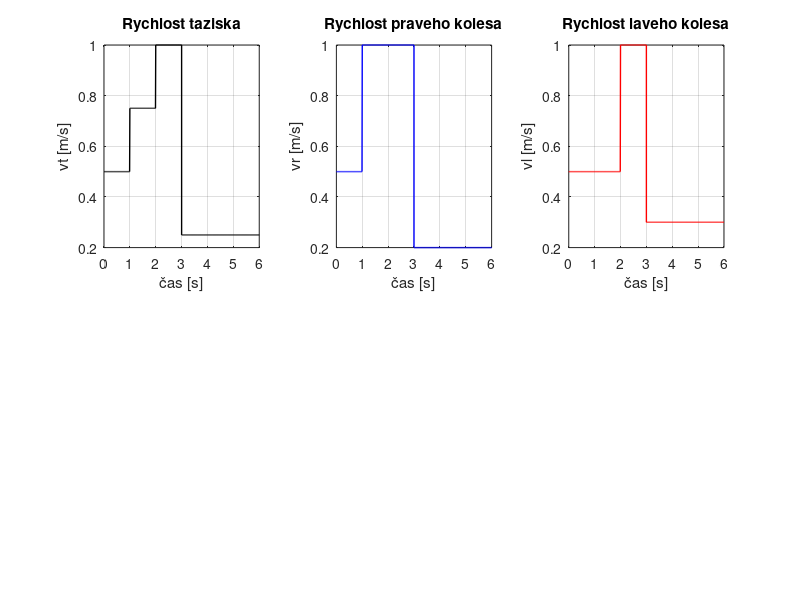
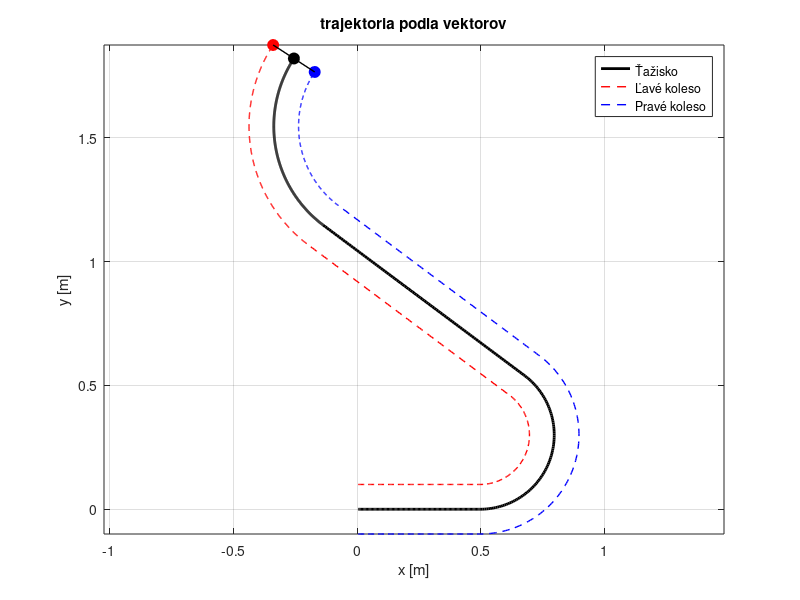

Source code (MATLAB) for these figures, in order:
clear; clc; close all;

%vstupne parametre:
t = [0 1 2 3];
rychlost_Laveho_kolesa  = [0.5 0.5 1 0.3];
rychlost_Praveho_kolesa  = [0.5 1 1 0.2];
delta_t = 0.01;     % časový krok
L = 0.2;            % rozchod kolies v metroch

if length(t) ~= length(rychlost_Laveho_kolesa) || length(t) ~= length(rychlost_Praveho_kolesa)
    error('Vektory t, rychlost_Laveho_kolesa a rychlost_Praveho_kolesa musia mať rovnakú dĺžku.');
end

x = 0;
y = 0;
uhol = 0;
xt = [];
yt = [];
xL = [];
yL = [];
xR = [];
yR = [];
tt = [];
vt_celkovy = [];
vl_celkovy = [];
vr_celkovy = [];

for i = 1:length(t)-1
    t_start = t(i);
    t_end = t(i+1);
    vl = rychlost_Laveho_kolesa(i);
    vr = rychlost_Praveho_kolesa(i);
    
    vt = (vl + vr)/2;
    omegat = (vr - vl)/L;

    cas = t_start;
    while cas < t_end
        uhol = uhol + omegat * delta_t;
        %poloha taziska:
        x = x + vt * cos(uhol) * delta_t;
        y = y + vt * sin(uhol) * delta_t;
        %poloha kolies:
        x_l = x - (L/2)*sin(uhol);
        y_l = y + (L/2)*cos(uhol);
        x_r = x + (L/2)*sin(uhol);
        y_r = y - (L/2)*cos(uhol);
        %ulozim do vektorov:
        xt(end+1) = x;
        yt(end+1) = y;
        xL(end+1) = x_l;
        yL(end+1) = y_l;
        xR(end+1) = x_r;
        yR(end+1) = y_r;
        tt(end+1) = cas;
        vt_celkovy(end+1) = vt;
        vl_celkovy(end+1) = vl;
        vr_celkovy(end+1) = vr;

        cas = cas + delta_t;
    end
end

%posledny, vzdy trojsekundovy usek, ked maju kolesa posledne rychlosti
t_start = t(end);
t_end = t_start + 3;
vl = rychlost_Laveho_kolesa(end);
vr = rychlost_Praveho_kolesa(end);
vt = (vl + vr)/2;
omegat = (vr - vl)/L;
cas = t_start;  
while cas < t_end
    uhol = uhol + omegat * delta_t;
    x = x + vt * cos(uhol) * delta_t;
    y = y + vt * sin(uhol) * delta_t;
    x_l = x - (L/2)*sin(uhol);
    y_l = y + (L/2)*cos(uhol);
    x_r = x + (L/2)*sin(uhol);
    y_r = y - (L/2)*cos(uhol);
    xt(end+1) = x;
    yt(end+1) = y;
    xL(end+1) = x_l;
    yL(end+1) = y_l;
    xR(end+1) = x_r;
    yR(end+1) = y_r;
    tt(end+1) = cas;
    vt_celkovy(end+1) = vt;
    vl_celkovy(end+1) = vl;
    vr_celkovy(end+1) = vr;
    cas = cas + delta_t;
end


%vykreslenie rychlostí
figure;
subplot(2,3,1);
plot(tt, vt_celkovy, 'k', 'LineWidth', 1);
xlabel('čas [s]'); ylabel('vt [m/s]');
title('Rychlost taziska'); grid on;

subplot(2,3,2);
plot(tt, vr_celkovy, 'b', 'LineWidth', 1);
xlabel('čas [s]'); ylabel('vr [m/s]');
title('Rychlost praveho kolesa'); grid on;

subplot(2,3,3);
plot(tt, vl_celkovy, 'r', 'LineWidth', 1);
xlabel('čas [s]'); ylabel('vl [m/s]');
title('Rychlost laveho kolesa'); grid on;

%vykreslenie trajektorie
figure;
plot(xt, yt, 'k', 'LineWidth', 2);
hold on;
plot(xL, yL, 'r--', 'LineWidth', 1);
plot(xR, yR, 'b--', 'LineWidth', 1);
legend('Ťažisko', 'Ľavé koleso', 'Pravé koleso');
xlabel('x [m]');
ylabel('y [m]');
title('trajektoria podla vektorov');
axis equal;
grid on;
%robot v konecnej polohe:
plot(xL(end), yL(end), 'ro', 'MarkerSize', 8, 'MarkerFaceColor', 'r', 'HandleVisibility', 'off');
plot(xR(end), yR(end), 'bo', 'MarkerSize', 8, 'MarkerFaceColor', 'b', 'HandleVisibility', 'off');
plot(xt(end), yt(end), 'ko', 'MarkerSize', 8, 'MarkerFaceColor', 'k', 'HandleVisibility', 'off');
plot([xL(end) xt(end) xR(end)], [yL(end) yt(end) yR(end)], 'k-', 'LineWidth', 1, 'HandleVisibility', 'off');
